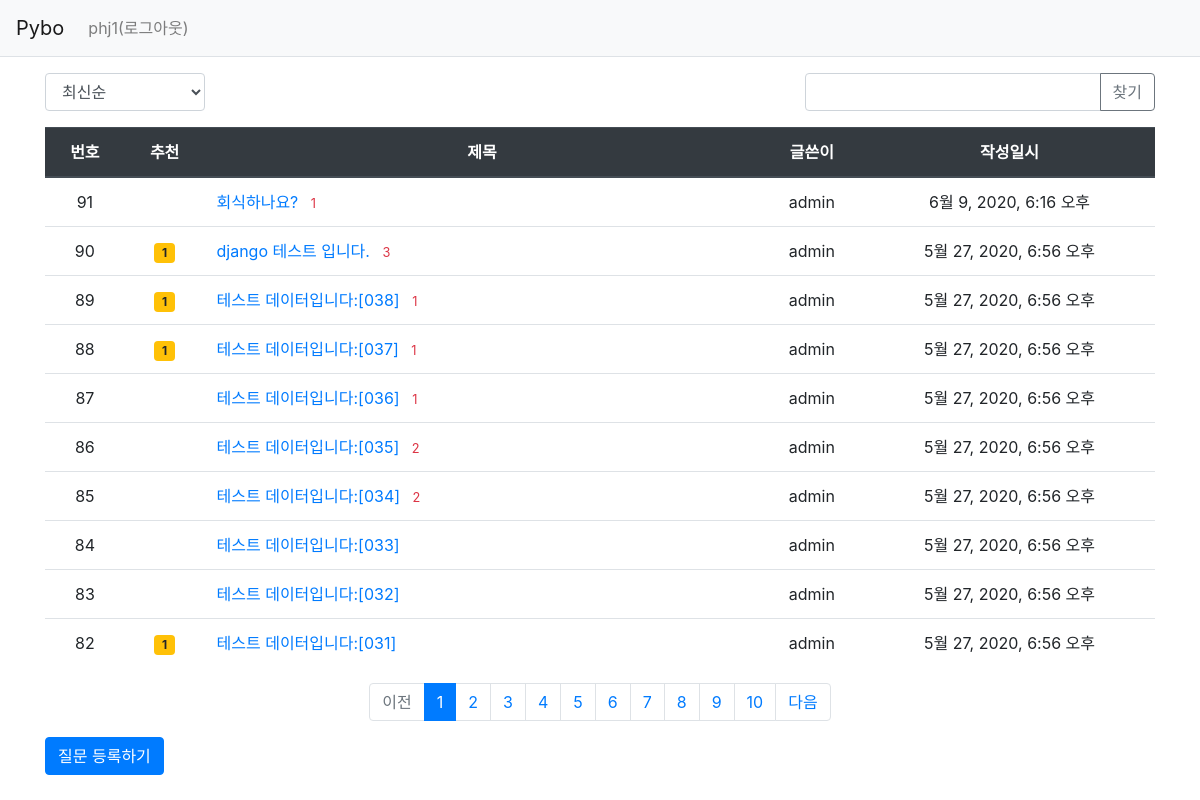
Page /pybo/ (signed in) on the committed database.
### pybo/models.py (models this page shows, shortened)
class Question(models.Model):
    author = models.ForeignKey(User, on_delete=models.CASCADE, related_name='author_question')
    subject = models.CharField(max_length=200)
    content = models.TextField()
    create_date = models.DateTimeField()
    modify_date = models.DateTimeField(null=True, blank=True)
    voter = models.ManyToManyField(User, related_name='voter_question') #voter 추가

### pybo/views/base_views.py (the view, shortened to what this page needs)
# urls.py: path('', base_views.index, name='index'),  # '/'에 해당되는 path
def index(request):
    page = request.GET.get('page', '1') #페이지
    kw = request.GET.get('kw', '')
    so = request.GET.get('so', 'recent') #정렬기준
    if so == 'recommend':
        question_list = Question.objects.annotate(num_voter=Count('voter')).order_by('-num_voter', '-create_date')
    elif so == 'popular':
        question_list = Question.objects.annotate(num_answer=Count('answer')).order_by('-num_answer', '-create_date')
    else:  #recent
        question_list = Question.objects.order_by('-create_date')
    paginator = Paginator(question_list, 10)  # 페이지당 10개씩 보여주기
    page_obj = paginator.get_page(page)
    context = {'question_list': page_obj, 'page': page, 'kw': kw, 'so': so}  #page와 kw가 추가되었다. #so 추가
    return render(request, 'pybo/question_list.html', context)

### pybo/templatetags/pybo_filter.py (called while the page is built)
@register.filter
def sub(value, arg):
    return value - arg

### templates/pybo/question_list.html (shortened to what this page needs)
{% extends 'base.html' %}
{% load pybo_filter %}
{% block content %}
<div class ="container my-3">
    <div class="row justify-content-between my-3">
        <div class="col-2">
            <select class="form-control so">
                <option value="recent" {% if so == 'recent' %}selected{% endif %}>최신순</option>
            </select>
        </div>
        <div class="col-4 input-group">
            <input type="text" class="form-control kw" value="{{ kw|default_if_none:'' }}">
                <div class="input-group-append">
                    <button class="btn btn-outline-secondary" type="button" id="btn_search">찾기</button>
                </div>
        </div>
    </div>
    <table class="table">
        <thead>
        <tr class=" text-center thead-dark">
            <th>번호</th>
            <th>추천</th>
            <th style="width:50%">제목</th>
            <th>글쓴이</th>
            <th>작성일시</th>
        </tr>
        </thead>
        <tbody>
        {% if question_list %}
        {% for question in question_list %}
        <tr class="text-center">
            <td>
                {{ question_list.paginator.count|sub:question_list.start_index|sub:forloop.counter0|add:1}}
            </td>
            <td>
                {% if question.voter.all.count > 0 %}
                <span class="badge badge-warning px-2 py-1">{{ question.voter.all.count }}</span>
                {% endif %}
            </td>
            <td class="text-left">
                 <a href="{% url 'pybo:detail' question.id %}">{{ question.subject }}</a>
                {%  if question.answer_set.count > 0 %}
                <span class="text-danger small ml-2">{{ question.answer_set.count }}</span>
                {% endif %}
            </td>
            <td>{{ question.author.username }}</td>
            <td>{{ question.create_date }}</td>
        </tr>
        {% endfor %}
        {% else %}
        <tr>
            <td colspan="3">질문이 없습니다.</td>
        </tr>
        {% endif %}
        </tbody>
    </table>
    <ul class="pagination justify-content-center">
        {% if question_list.has_previous %}
        <li class="page-item">
            <a class="page-link" data-page="{{ question_list.previous_page_number }}" href="#">이전</a>
        </li>
        {% else %}
        <li class ="page-item disabled">
            <a class="page-link" tabindex="-1" aria-disabled="true" href="#">이전</a>
        </li>
        {% endif %}
        {% for page_number in question_list.paginator.page_range %}
        {% if question_list.number|add:-5 <= page_number <= question_list.number|add:5 %}
            {% if page_number == question_list.number %}
            <li class="page-item active" aria-current="page">
                <a class="page-link" data-page="{{ page_number }}" href="#">{{ page_number }}</a>
            </li>
            {% else %}
            <li class="page-item">
                <a class ="page-link" data-page="{{ page_number }}" href="#">{{ page_number }}</a>
            </li>
            {% endif %}
        {% endif %}
        {% endfor %}
        {% if question_list.has_next %}
        <li class="page-item">
            <a class="page-link" data-page="{{ question_list.next_page_number }}" href="#">다음</a>
        </li>
        {% else %}
        <li class="page-item disabled">
            <a class="page-link" tabindex="-1" aria-disabled="true" href="#">다음</a>
        </li>
        {% endif %}
    </ul>
    <a href="{% url 'pybo:question_create' %}" class="btn btn-primary">질문 등록하기</a>
</div>
{% endblock %}

### templates/navbar.html (shortened to what this page needs)
<nav class="navbar navbar-expand-lg navbar-light bg-light border-bottom">
    <a class="navbar-brand" href="{% url 'pybo:index' %}">Pybo</a>
    <div class="collapse navbar-collapse flex-grow-0" id="navbarNav">
        <ul class="navbar-nav">
            <li class="nav-item ">
                {% if user.is_authenticated %}
                <a class="nav-link" href="{% url 'common:logout' %}">{{ user.username }}(로그아웃)</a>
                {% else %}
                <a class="nav-link" href="{% url 'common:login' %}">로그인</a>
                {% endif %}
            </li>
        </ul>
    </div>
</nav>

### rows in the picture
Question: paginator.count|sub "91", subject "회식하나요?", answer_set.count "1", author.username "admin", create_date "6월 9, 2020, 6:16 오후"
Question: paginator.count|sub "90", voter.all.count "1", subject "django 테스트 입니다.", answer_set.count "3", author.username "admin", create_date "5월 27, 2020, 6:56 오후"
Question: paginator.count|sub "89", voter.all.count "1", subject "테스트 데이터입니다:[038]", answer_set.count "1", author.username "admin", create_date "5월 27, 2020, 6:56 오후"
Question: paginator.count|sub "88", voter.all.count "1", subject "테스트 데이터입니다:[037]", answer_set.count "1", author.username "admin", create_date "5월 27, 2020, 6:56 오후"
Question: paginator.count|sub "87", subject "테스트 데이터입니다:[036]", answer_set.count "1", author.username "admin", create_date "5월 27, 2020, 6:56 오후"
Question: paginator.count|sub "86", subject "테스트 데이터입니다:[035]", answer_set.count "2", author.username "admin", create_date "5월 27, 2020, 6:56 오후"
Question: paginator.count|sub "85", subject "테스트 데이터입니다:[034]", answer_set.count "2", author.username "admin", create_date "5월 27, 2020, 6:56 오후"
Question: paginator.count|sub "84", subject "테스트 데이터입니다:[033]", author.username "admin", create_date "5월 27, 2020, 6:56 오후"
Question: paginator.count|sub "83", subject "테스트 데이터입니다:[032]", author.username "admin", create_date "5월 27, 2020, 6:56 오후"
Question: paginator.count|sub "82", voter.all.count "1", subject "테스트 데이터입니다:[031]", author.username "admin", create_date "5월 27, 2020, 6:56 오후"

### other values in the picture
{{ user.username }} "phj1"
{{ page_number }} "1"
{{ page_number }} "2" "3" "4" "5" "6" "7" "8" "9" "10"
